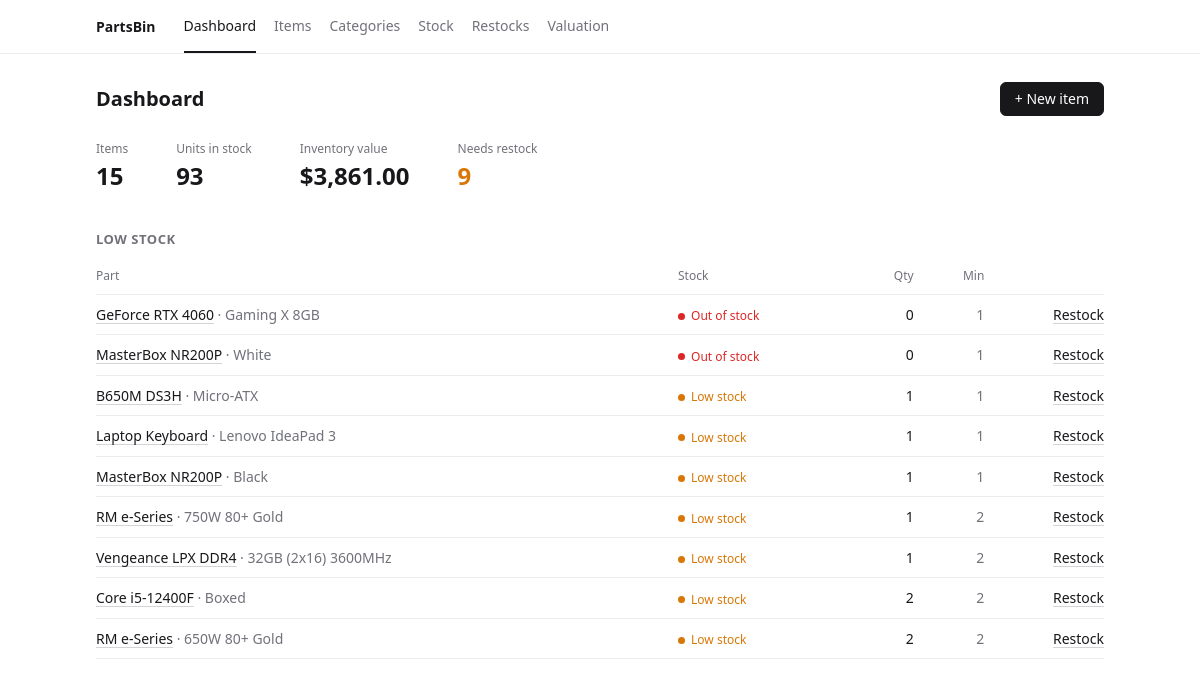
The page / on the database its author committed.
### tables this page shows
CREATE TABLE variants (
            id            INTEGER PRIMARY KEY AUTOINCREMENT,
            item_id       INTEGER NOT NULL REFERENCES items(id) ON DELETE CASCADE,
            label         TEXT NOT NULL,
            sku           TEXT NOT NULL DEFAULT '',
            quantity      INTEGER NOT NULL DEFAULT 0,
            unit_cost     REAL NOT NULL DEFAULT 0,
            sell_price    REAL NOT NULL DEFAULT 0,
            low_threshold INTEGER NOT NULL DEFAULT 2
        );

CREATE TABLE items (
            id          INTEGER PRIMARY KEY AUTOINCREMENT,
            category_id INTEGER REFERENCES categories(id) ON DELETE SET NULL,
            name        TEXT NOT NULL,
            brand       TEXT NOT NULL DEFAULT '',
            status      TEXT NOT NULL DEFAULT 'New',
            notes       TEXT NOT NULL DEFAULT '',
            created_at  TEXT NOT NULL
        );

### index.php (the view, shortened to what this page needs)
<?php
$pdo = db();
$totals = $pdo->query(
    'SELECT COUNT(DISTINCT i.id)                       AS items,
            COALESCE(SUM(v.quantity), 0)               AS units,
            COALESCE(SUM(v.quantity * v.unit_cost), 0) AS cost_value
     FROM items i
     LEFT JOIN variants v ON v.item_id = i.id'
)->fetch();
$lowStock = $pdo->query(
    'SELECT v.*, i.name AS item_name
     FROM variants v
     JOIN items i ON i.id = v.item_id
     WHERE v.quantity <= v.low_threshold
     ORDER BY v.quantity ASC, i.name'
)->fetchAll();
include __DIR__ . '/includes/header.php';
?>
<div class="page-head">
    <h1>Dashboard</h1>
    <a class="btn primary" href="item_form.php">+ New item</a>
</div>
<section class="stats">
    <div class="stat">
        <span class="stat-label">Items</span>
        <span class="stat-value"><?= (int) $totals['items'] ?></span>
    </div>
    <div class="stat">
        <span class="stat-label">Units in stock</span>
        <span class="stat-value"><?= number_format($totals['units']) ?></span>
    </div>
    <div class="stat">
        <span class="stat-label">Inventory value</span>
        <span class="stat-value"><?= money($totals['cost_value']) ?></span>
    </div>
    <div class="stat">
        <span class="stat-label">Needs restock</span>
        <span class="stat-value <?= $lowStock ? 'text-low' : '' ?>"><?= count($lowStock) ?></span>
    </div>
</section>
<section class="card">
    <h2>Low stock</h2>
    <?php if (!$lowStock): ?>
        <p class="empty">Everything is above its threshold.</p>
    <?php else: ?>
        <div class="table-wrap">
            <table>
                <thead><tr><th>Part</th><th>Stock</th><th class="num">Qty</th><th class="num">Min</th><th></th></tr></thead>
                <tbody>
                <?php foreach ($lowStock as $v): ?>
                    <?php [$label, $class] = stock_status((int) $v['quantity'], (int) $v['low_threshold']); ?>
                    <tr>
                        <td>
                            <a href="item_view.php?id=<?= (int) $v['item_id'] ?>"><?= e($v['item_name']) ?></a>
                            <span class="muted">· <?= e($v['label']) ?></span>
                        </td>
                        <td><?= badge($label, $class) ?></td>
                        <td class="num"><?= (int) $v['quantity'] ?></td>
                        <td class="num muted"><?= (int) $v['low_threshold'] ?></td>
                        <td class="num"><a href="stock.php?variant=<?= (int) $v['id'] ?>">Restock</a></td>
                    </tr>
                <?php endforeach; ?>
                </tbody>
            </table>
        </div>
    <?php endif; ?>
</section>
<?php include __DIR__ . '/includes/footer.php'; ?>

### includes/header.php (shortened to what this page needs)
<?php
$currentPage = basename($_SERVER['PHP_SELF']);
$parentPage = [
    'item_view.php'   => 'items.php',
    'item_form.php'   => 'items.php',
];
$activePage = $parentPage[$currentPage] ?? $currentPage;
$menu = [
    'index.php'      => 'Dashboard',
    'items.php'      => 'Items',
    'categories.php' => 'Categories',
    'stock.php'      => 'Stock',
    'restocks.php'   => 'Restocks',
    'valuation.php'  => 'Valuation',
];
?>
<!DOCTYPE html>
<html lang="en">
<head>
    <link rel="stylesheet" href="assets/style.css">
</head>
<body>
<header class="topbar">
    <div class="topbar-inner">
        <a class="brand" href="index.php"><?= e(APP_NAME) ?></a>
        <nav>
            <?php foreach ($menu as $file => $label): ?>
                <a href="<?= $file ?>" class="<?= $file === $activePage ? 'active' : '' ?>"><?= $label ?></a>
            <?php endforeach; ?>
        </nav>
    </div>
</header>
<main class="container">

### includes/functions.php (shortened to what this page needs)
<?php
function e($value): string
{
    return htmlspecialchars((string) ($value ?? ''), ENT_QUOTES, 'UTF-8');
}
function money($amount): string
{
    return CURRENCY . number_format((float) $amount, 2);
}
function stock_status(int $qty, int $threshold): array
{
    if ($qty <= 0) {
        return ['Out of stock', 'out'];
    } elseif ($qty <= $threshold) {
        return ['Low stock', 'low'];
    } else {
        return ['In stock', 'ok'];
    }
}
function badge(string $label, string $class): string
{
    return '<span class="badge ' . e($class) . '">' . e($label) . '</span>';
}

### includes/footer.php (shortened to what this page needs)
</main>
</body>
</html>

### assets/style.css (style rules this page uses)
:root { --text: #18181b; --muted: #71717a; --line: #ececee; --accent: #2563eb; --ok: #16a34a; --low: #d97706; --out: #dc2626; --info: #2563eb; }
* { box-sizing: border-box; }
body { margin: 0; background: #fff; color: var(--text); font: 14px/1.5 system-ui, -apple-system, "Segoe UI", Roboto, sans-serif; }
a { color: var(--text); text-decoration: underline; text-decoration-color: #d4d4d8; text-underline-offset: 3px; }
h1 { font-size: 20px; font-weight: 600; margin: 0; }
h2 { font-size: 13px; font-weight: 600; margin: 0 0 8px; color: var(--muted); text-transform: uppercase; letter-spacing: .04em; }
.muted { color: var(--muted); }
.text-low { color: var(--low); }
.topbar { border-bottom: 1px solid var(--line); }
.topbar-inner { max-width: 1040px; margin: 0 auto; padding: 0 16px; display: flex; align-items: center; gap: 28px; min-height: 52px; flex-wrap: wrap; }
.brand { font-weight: 700; text-decoration: none; }
.topbar nav { display: flex; gap: 18px; flex-wrap: wrap; }
.topbar nav a { color: var(--muted); text-decoration: none; padding: 15px 0; border-bottom: 2px solid transparent; }
.topbar nav a.active { color: var(--text); border-bottom-color: var(--text); }
.container { max-width: 1040px; margin: 0 auto; padding: 28px 16px 48px; }
.page-head { display: flex; justify-content: space-between; align-items: center; gap: 16px; margin-bottom: 24px; flex-wrap: wrap; }
.card { margin-bottom: 36px; }
.stats { display: flex; gap: 48px; flex-wrap: wrap; margin-bottom: 36px; }
.stat { display: flex; flex-direction: column; }
.stat-label { font-size: 12px; color: var(--muted); }
.stat-value { font-size: 24px; font-weight: 600; font-variant-numeric: tabular-nums; }
.table-wrap { overflow-x: auto; }
table { width: 100%; border-collapse: collapse; }
th, td { padding: 9px 8px; border-bottom: 1px solid var(--line); text-align: left; vertical-align: middle; }
th:first-child, td:first-child { padding-left: 0; }
th:last-child, td:last-child { padding-right: 0; }
th { font-size: 12px; font-weight: 500; color: var(--muted); }
.num { text-align: right; font-variant-numeric: tabular-nums; }
.badge { display: inline-flex; align-items: center; gap: 6px; font-size: 12px; white-space: nowrap; color: var(--muted); }
.badge::before { content: ""; width: 7px; height: 7px; border-radius: 50%; background: currentColor; }
.badge.low { color: var(--low); }
.badge.out { color: var(--out); }
.btn { display: inline-block; padding: 7px 14px; border-radius: 6px; cursor: pointer; border: 1px solid #dcdce0; background: #fff; color: var(--text); font: inherit; line-height: 1.3; text-decoration: none; }
.btn.primary { background: var(--text); border-color: var(--text); color: #fff; }

### rows shown on the page
variants: item.name "GeForce RTX 4060", label "Gaming X 8GB", label "Out of stock", quantity "0", low_threshold "1"
variants: item.name "MasterBox NR200P", label "White", label "Out of stock", quantity "0", low_threshold "1"
variants: item.name "B650M DS3H", label "Micro-ATX", label "Low stock", quantity "1", low_threshold "1"
variants: item.name "Laptop Keyboard", label "Lenovo IdeaPad 3", label "Low stock", quantity "1", low_threshold "1"
variants: item.name "MasterBox NR200P", label "Black", label "Low stock", quantity "1", low_threshold "1"
variants: item.name "RM e-Series", label "750W 80+ Gold", label "Low stock", quantity "1", low_threshold "2"
variants: item.name "Vengeance LPX DDR4", label "32GB (2x16) 3600MHz", label "Low stock", quantity "1", low_threshold "2"
variants: item.name "Core i5-12400F", label "Boxed", label "Low stock", quantity "2", low_threshold "2"
variants: item.name "RM e-Series", label "650W 80+ Gold", label "Low stock", quantity "2", low_threshold "2"

### other values the page prints
APP_NAME "PartsBin"
$label "Dashboard"
$label "Items"
$label "Categories"
$label "Stock"
$label "Restocks"
$label "Valuation"
$totals['items'] "15"
$totals['units'] "93"
money($totals['cost_value']) "$3,861.00"
count($lowStock) "9"
